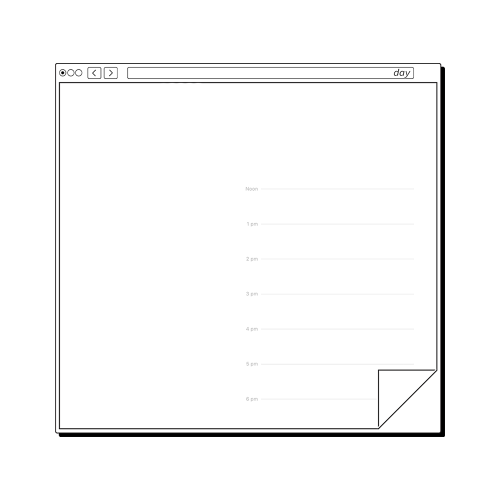
#> input picture assets/template.png, 1000 x 1000 px (shown at 1/2 size)
$ python test.py
#> lines starting #> are read from the running program, lines starting #| are printed output that depends on the picture
from datetime import date, timedelta
   # Importing the PIL library
from PIL import Image
from PIL import ImageDraw
from PIL import ImageFont

   # notes to tomer
   # so i imagine the training part of the process would go here

def drawImage(single_date):
    # and then i imagine the generative part (one image at a time) would go here
    # not sure how to do that and i'm not certain exactly how the python would be split
    # i imagine there would need to be a solid training cycle — 100 images at, say, 50 epochs each
    # or alternatively we could do decades — feed it, like, magazine pics or film posters or whatever from the 70s for the 70s and so on
    # the upscale 4x in Looking Glass v1.3 would get the output to 1024 but the template.png is 1080x1080 but i suppose that's more fixable in the template
    # i'm open to doing a series of batch runs rather than one individual run
    # eg. do the 70s, then the 80s, then the 90s, then the 00s, then the 10s, then the 20s to, like, the end of this year for each of the days
    # i thought this would be a generative process upon mint but i suspect it will actually be easier to precreate the image assets
    # and then we just pull 'today's' NFT from an array, or something, to bid upon
    # based off a Nouns fork — https://nouns.notion.site/Explore-Nouns-a2a9dceeb1d54e10b9cbf3f931c2266f

    # Open an Image
    img = Image.open('assets/template.png')
#> img is the input picture: PIL image 1000x1000 RGBA; mean R, G, B, A 142.6, 142.6, 142.6, 148.7

    # Call draw Method to add 2D graphics in an image
    I1 = ImageDraw.Draw(img)

    myFont = ImageFont.truetype('assets/Futura Bold.otf', 100)

    # Add text for the day and month "Thu 20 Jan."
    I1.text((151, 203), single_date.strftime('%a %d %b.'), fill=(0, 0, 0), font=myFont)
    # Add text for the year "2022"
    I1.text((151, 310), single_date.strftime('%Y'), fill=(0, 0, 0), font=myFont)


    # filename per date to be saved
    output_filename = f"{single_date.strftime('%d-%m-%Y')}.png"

    # Save the edited image
    img.save(f"output_images/{output_filename}")
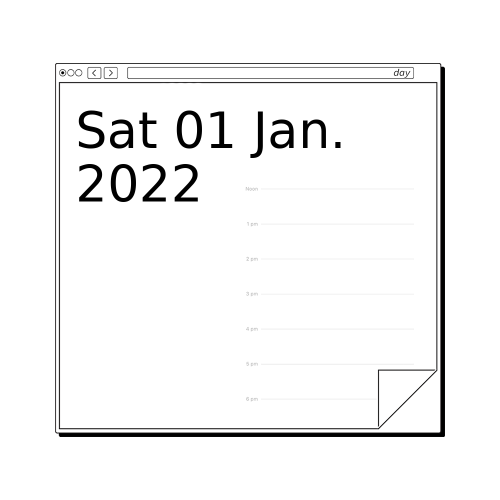
#> saved as 01-01-2022.png: PIL image 1000x1000 RGBA (shown at 1/2 size); mean R, G, B, A 138.6, 138.6, 138.6, 148.7; transparent parts drawn white

def daterange(start_date, end_date):
    for n in range(int((end_date - start_date).days)):
        yield start_date + timedelta(n)


start_date = date(2022, 1, 1)
end_date = date(2022, 1, 7)
for single_date in daterange(start_date, end_date):
    drawImage(single_date)
